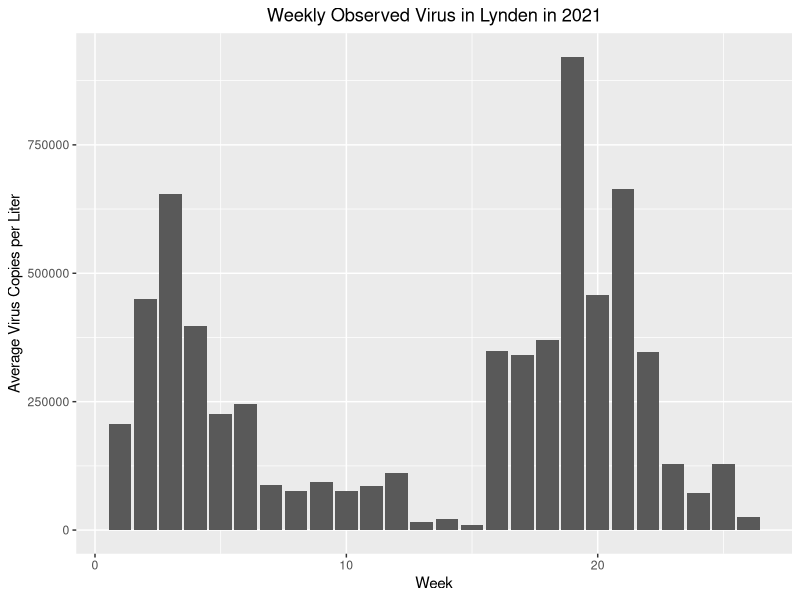
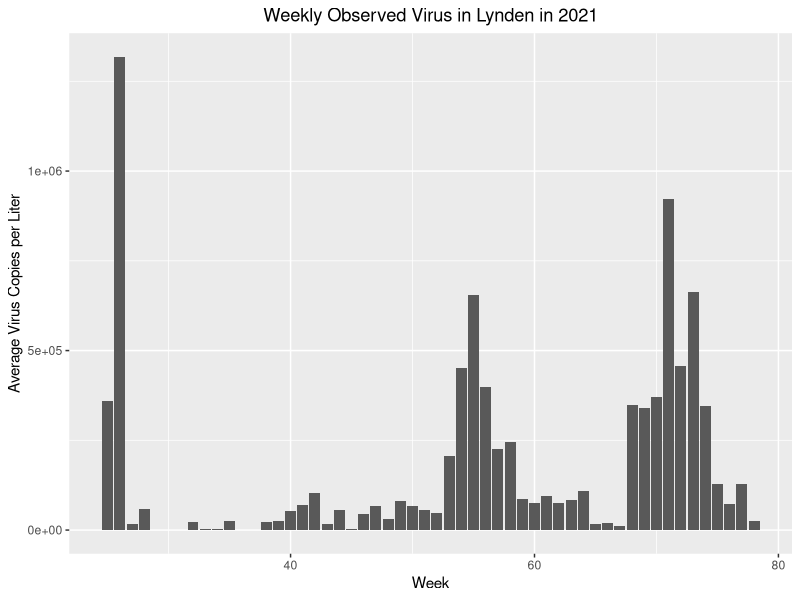
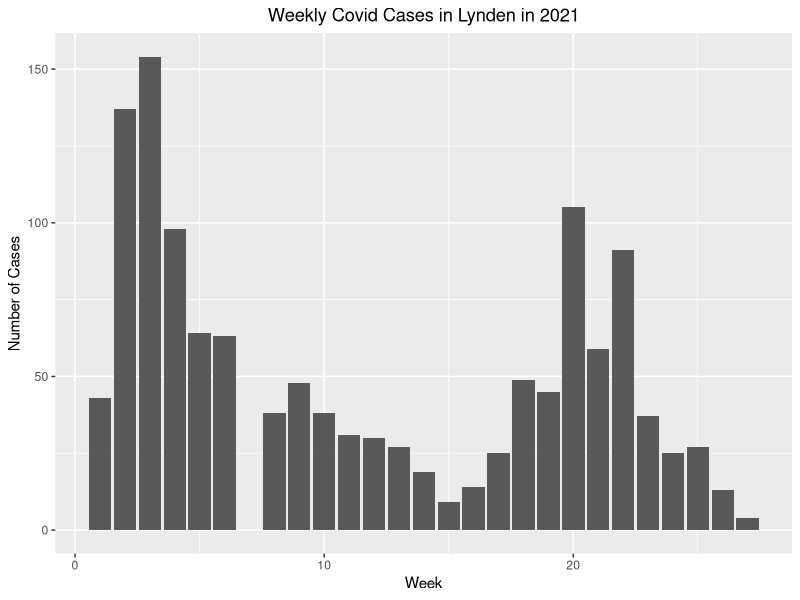
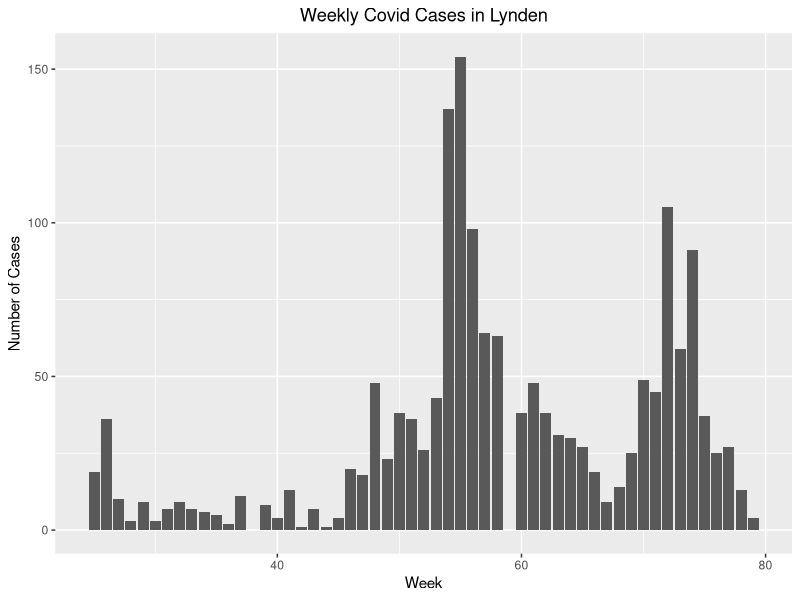
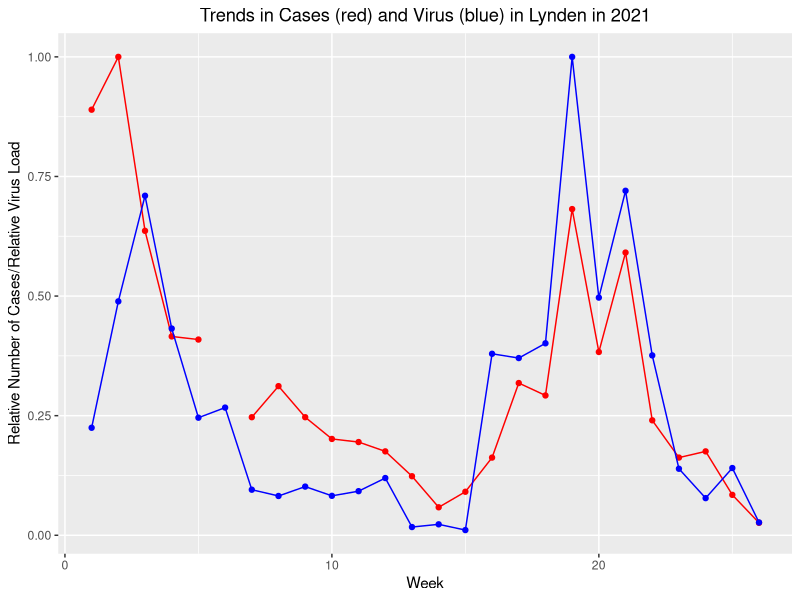
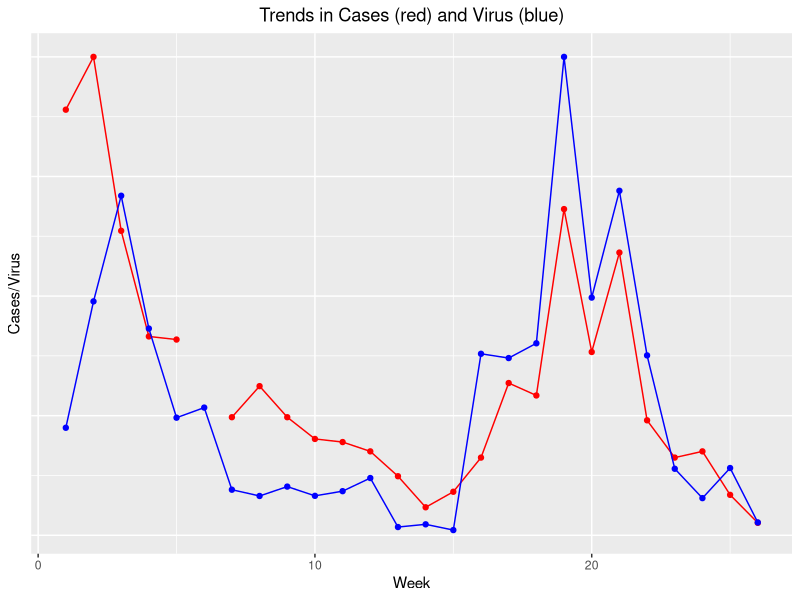
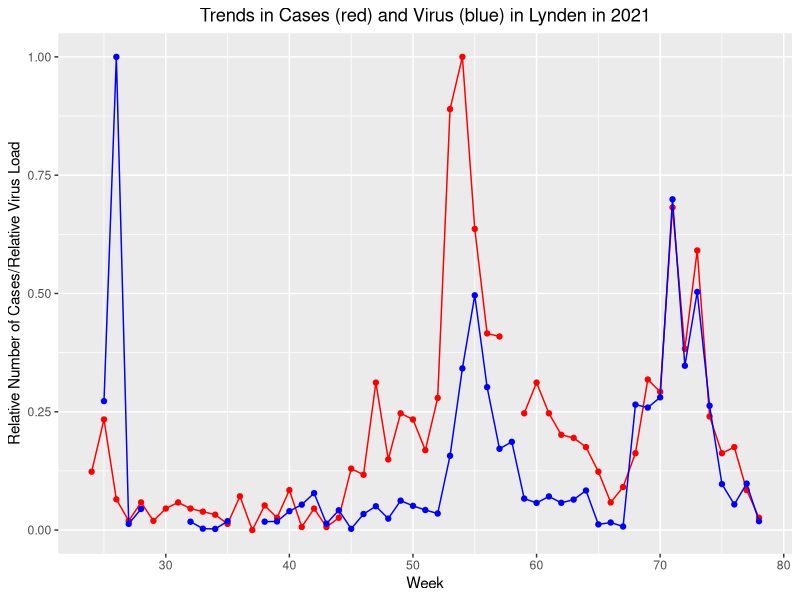
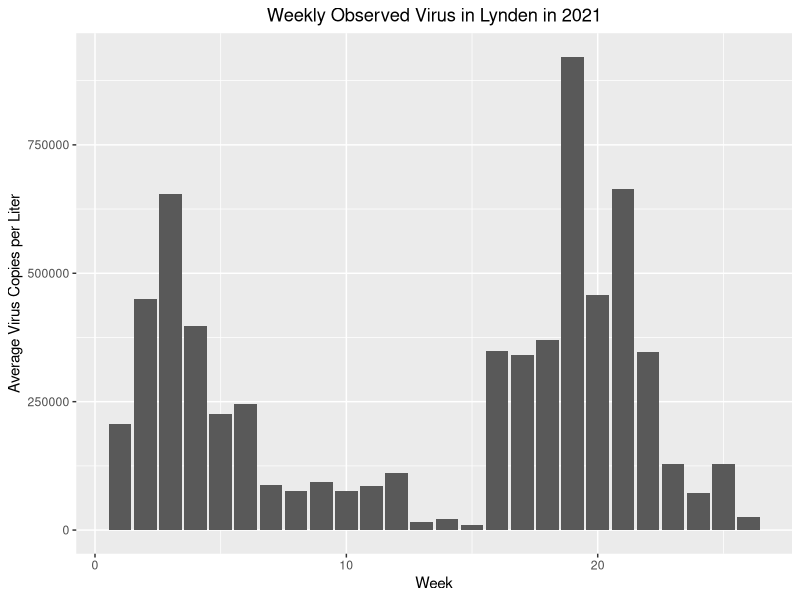

Reproduce these figures in R, in order.
library(tidyverse)

# read in dataset 
lynden_dat <- readxl::read_excel("lynden_data_modified.xlsx",
                                 col_names = TRUE)[,-c(3:5)]
colnames(lynden_dat) <- c("date", "virus_per_liter", "weekly_cases", "count_2_week",
                          "county_cum_count", "county_1_week_increase")

# fix date 
lynden_dat$date <- as.Date(lynden_dat$date, origin = "1899-12-30")
lynden_dat$week <- lubridate::isoweek(lynden_dat$date) # define week starting on a Monday
lynden_dat$year <- lubridate::year(lynden_dat$date)
# correct year for 2nd and 96th observations, they are miscoded in original dataset as 2021 
lynden_dat$year[2] <- 2020
lynden_dat$year[96] <- 2020

# make dataset for wastewater 
waste_dat <- lynden_dat %>% 
  select(c(date, virus_per_liter, week, year))
waste_dat <- waste_dat[!is.na(waste_dat$virus_per_liter), ]
waste_dat_21 <- waste_dat %>% filter(year == 2021) %>% select(-year)
# check how many observations per week in dataset 
weekly_obs <- #waste_dat_21 %>% 
  waste_dat %>%
  group_by(week, year) %>%
  summarise(count = n()) %>%
  arrange(year)
# need to find out eventually how to define week! 
# for now, do M-Su, scale sum of wastewater by number of observations in that week
weekly_waste <- waste_dat_21 %>%
  filter(week != 53) %>%
  group_by(week) %>%
  mutate(obs_num = n()) %>% 
  summarise(virus_in_week = sum(virus_per_liter),
            virus_normed = virus_in_week/obs_num) %>%
  unique()
ggplot(weekly_waste, aes(x = week, y = virus_normed)) + 
  geom_bar(stat = "identity") + 
  xlab("Week") + 
  ylab("Average Virus Copies per Liter") + 
  ggtitle("Weekly Observed Virus in Lynden in 2021") + 
  theme(plot.title = element_text(hjust = 0.5))
ggsave("virus_bar.png")
# look at 2020 as well 
weekly_waste_all <- waste_dat %>%
  filter(week != 53) %>%
  mutate(week_cum = ifelse(year == 2021, week + 52, week)) %>%
  group_by(week_cum) %>%
  mutate(obs_num = n()) %>% 
  summarise(virus_in_week = sum(virus_per_liter),
            virus_normed = virus_in_week/obs_num) %>%
  unique()
ggplot(weekly_waste_all, aes(x = week_cum, y = virus_normed)) + 
  geom_bar(stat = "identity") + 
  xlab("Week") + 
  ylab("Average Virus Copies per Liter") + 
  ggtitle("Weekly Observed Virus in Lynden in 2021") + 
  theme(plot.title = element_text(hjust = 0.5))
ggsave("virus_2020_2021.png")

# make dataset for lynden cases 
lynden_case_dat <- lynden_dat %>% 
  select(c(date, weekly_cases, week, year))
lynden_case_dat$week <- lubridate::week(lynden_case_dat$date)
lynden_case_dat <- lynden_case_dat[!is.na(lynden_case_dat$weekly_cases), ]
lynden_case_dat_21 <- lynden_case_dat %>% filter(year == 2021) %>% select(-c(year))  
lynden_case_dat_21 <- rbind(lynden_case_dat_21, c(NA, 7)) %>%
  arrange(week, desc = F)
ggplot(lynden_case_dat_21, aes(x = week, y = weekly_cases)) + 
  geom_bar(stat = "identity") + 
  xlab("Week") + 
  ylab("Number of Cases") + 
  ggtitle("Weekly Covid Cases in Lynden in 2021") + 
  theme(plot.title = element_text(hjust = 0.5))
ggsave("cases_bar.png")
# look into 2020 as well 
weekly_cases <- lynden_case_dat %>%
  group_by(week, year) %>% 
  summarise(count = n()) %>%
  arrange(year)
lynden_plot_dat <- lynden_case_dat %>%
  select(-date) %>%
  rbind(c(NA, 7, 2021)) %>%
  arrange(year, week) %>%
  mutate(week_cum = ifelse(year == 2021, week + 52, week))
ggplot(lynden_plot_dat, aes(x = week_cum, y = weekly_cases)) + 
  geom_bar(stat = "identity") + 
  xlab("Week") + 
  ylab("Number of Cases") + 
  ggtitle("Weekly Covid Cases in Lynden") + 
  theme(plot.title = element_text(hjust = 0.5))
ggsave("case_2020_2021.png")

# plot time series for cases and wastewater on same axes
lynden_case_dat_21_shift <- lynden_case_dat_21
lynden_case_dat_21_shift$week <- lynden_case_dat_21_shift$week - 1
weekly_dat <- full_join(weekly_waste, lynden_case_dat_21_shift, by = "week") %>%
  select(-date) %>%
  filter(week != 27) %>%
  filter(week != 0)
weekly_dat$rel_cases <- weekly_dat$weekly_cases/max(weekly_dat$weekly_cases, na.rm = T)  
weekly_dat$rel_virus <- weekly_dat$virus_normed/max(weekly_dat$virus_normed, na.rm = T)
trends_plot <- ggplot(weekly_dat, aes(x = week, y = rel_cases)) + 
  geom_line(color = "red") + 
  geom_point(color = "red") + 
  geom_line(aes(y = rel_virus), color = "blue") + 
  geom_point(aes(y = rel_virus), color = "blue") + 
  xlab("Week") + 
  ylab("Relative Number of Cases/Relative Virus Load") + 
  ggtitle("Trends in Cases (red) and Virus (blue) in Lynden in 2021") + 
  theme(plot.title = element_text(hjust = 0.5))
trends_plot
ggsave("trends.png")
trends_plot +  
  ylab("Cases/Virus") + 
  theme(axis.text.y = element_blank(),
        axis.ticks.y = element_blank()) + 
  ggtitle("Trends in Cases (red) and Virus (blue)")
ggsave("simple_trends.png")
# also look at 2020
lynden_plot_dat_shift <- lynden_plot_dat
lynden_plot_dat_shift$week_cum <- lynden_plot_dat_shift$week_cum - 1
weekly_dat_all <- full_join(weekly_waste_all, lynden_plot_dat_shift, by = "week_cum") 
weekly_dat_all$rel_cases <- weekly_dat_all$weekly_cases/
  max(weekly_dat_all$weekly_cases, na.rm = T)  
weekly_dat_all$rel_virus <- weekly_dat_all$virus_normed/
  max(weekly_dat_all$virus_normed, na.rm = T)
trends_plot <- ggplot(weekly_dat_all, aes(x = week_cum, y = rel_cases)) + 
  geom_line(color = "red") + 
  geom_point(color = "red") + 
  geom_line(aes(y = rel_virus), color = "blue") + 
  geom_point(aes(y = rel_virus), color = "blue") + 
  xlab("Week") + 
  ylab("Relative Number of Cases/Relative Virus Load") + 
  ggtitle("Trends in Cases (red) and Virus (blue) in Lynden in 2021") + 
  theme(plot.title = element_text(hjust = 0.5))
trends_plot
ggsave("trends_2020_2021.png")


